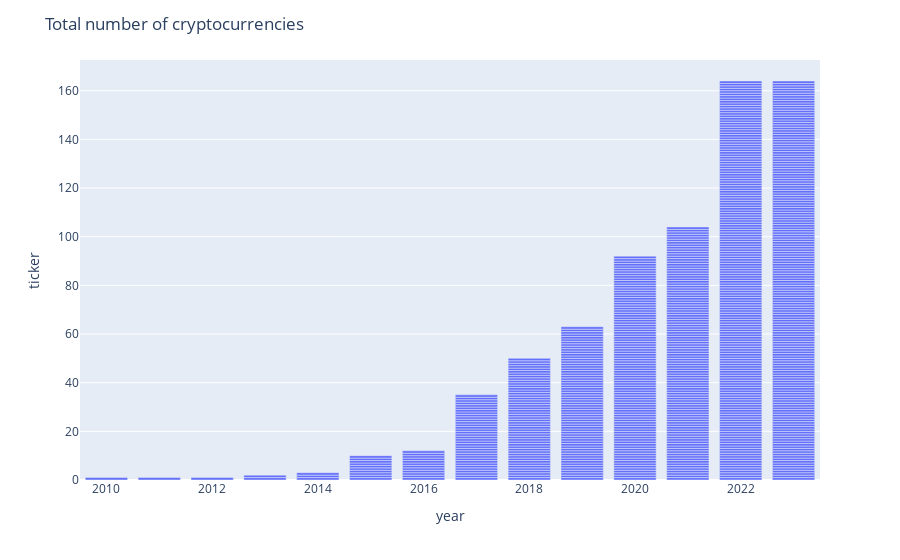

The notebook cell this image was saved under:
### Code cell
df_3 = df.copy()
df_3['year'] = df_3['date'].dt.year
df_3['month'] = df_3['date'].dt.month

df_3 = df_3.groupby(['ticker', 'year'])['ticker'].nunique()
df_3 = df_3.reset_index(drop=False, allow_duplicates=True, name='_x')
df_3 = df_3.rename(columns={'ticker': '-', '_x':'ticker'})
fig = px.bar(data_frame=df_3, x='year', y='ticker')
fig.update_layout(title={'text':'Total number of cryptocurrencies'})
fig.show()

### Figure 1 — Plotly figure (JSON) as saved in the notebook; plotly's stock layout.template omitted (floating-point values rounded to 4 significant figures; data arrays with more than 128 entries replaced by an {"elided": "..."} marker saying what was removed)
{"data": [{"alignmentgroup": "True", "hovertemplate": "year=%{x}<br>ticker=%{y}<extra></extra>", "legendgroup": "", "marker": {"color": "#636efa", "pattern": {"shape": ""}}, "name": "", "offsetgroup": "", "orientation": "v", "showlegend": false, "textposition": "auto", "type": "bar", "x": {"elided": "702 int values"}, "xaxis": "x", "y": {"elided": "702 int values"}, "yaxis": "y"}], "layout": {"barmode": "relative", "legend": {"tracegroupgap": 0}, "margin": {"t": 60}, "title": {"text": "Total number of cryptocurrencies"}, "xaxis": {"anchor": "y", "domain": [0, 1], "title": {"text": "year"}}, "yaxis": {"anchor": "x", "domain": [0, 1], "title": {"text": "ticker"}}}}
